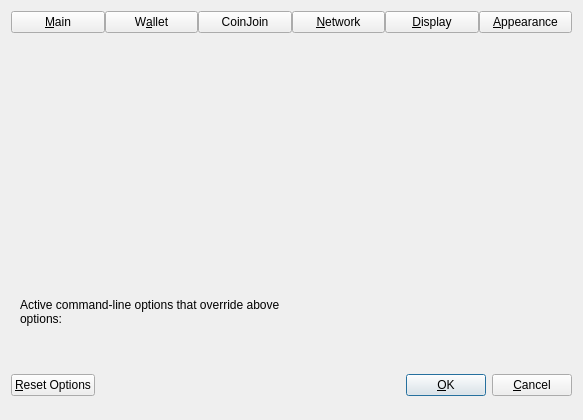
<?xml version="1.0" encoding="UTF-8"?>
<ui version="4.0">
 <class>OptionsDialog</class>
 <widget class="QDialog" name="OptionsDialog">
  <property name="geometry">
   <rect>
    <x>0</x>
    <y>0</y>
    <width>583</width>
    <height>420</height>
   </rect>
  </property>
  <property name="sizePolicy">
   <sizepolicy hsizetype="Fixed" vsizetype="Fixed">
    <horstretch>0</horstretch>
    <verstretch>0</verstretch>
   </sizepolicy>
  </property>
  <property name="windowTitle">
   <string>Options</string>
  </property>
  <property name="modal">
   <bool>true</bool>
  </property>
  <layout class="QVBoxLayout" name="verticalLayout">
   <item>
    <layout class="QHBoxLayout" name="horizontalLayout_Buttons_2">
     <property name="spacing">
      <number>0</number>
     </property>
     <property name="topMargin">
      <number>0</number>
     </property>
     <item>
      <widget class="QPushButton" name="btnMain">
       <property name="text">
        <string>&amp;Main</string>
       </property>
       <property name="checkable">
        <bool>true</bool>
       </property>
      </widget>
     </item>
     <item>
      <widget class="QPushButton" name="btnWallet">
       <property name="text">
        <string>W&amp;allet</string>
       </property>
       <property name="checkable">
        <bool>true</bool>
       </property>
      </widget>
     </item>
     <item>
      <widget class="QPushButton" name="btnCoinJoin">
       <property name="text">
        <string notr="true">CoinJoin</string>
       </property>
       <property name="checkable">
        <bool>true</bool>
       </property>
      </widget>
     </item>
     <item>
      <widget class="QPushButton" name="btnNetwork">
       <property name="text">
        <string>&amp;Network</string>
       </property>
       <property name="checkable">
        <bool>true</bool>
       </property>
      </widget>
     </item>
     <item>
      <widget class="QPushButton" name="btnDisplay">
       <property name="text">
        <string>&amp;Display</string>
       </property>
       <property name="checkable">
        <bool>true</bool>
       </property>
      </widget>
     </item>
     <item>
      <widget class="QPushButton" name="btnAppearance">
       <property name="text">
        <string>&amp;Appearance</string>
       </property>
       <property name="checkable">
        <bool>true</bool>
       </property>
      </widget>
     </item>
    </layout>
   </item>
   <item>
    <widget class="QStackedWidget" name="stackedWidgetOptions">
     <property name="minimumSize">
      <size>
       <width>0</width>
       <height>0</height>
      </size>
     </property>
     <property name="currentIndex">
      <number>5</number>
     </property>
     <widget class="QWidget" name="pageMain">
      <layout class="QVBoxLayout" name="verticalLayout_Main">
       <item>
        <widget class="QCheckBox" name="bitcoinAtStartup">
         <property name="toolTip">
          <string>Automatically start %1 after logging in to the system.</string>
         </property>
         <property name="text">
          <string>&amp;Start %1 on system login</string>
         </property>
        </widget>
       </item>
       <item>
        <spacer name="horizontalSpacer_0_Main">
         <property name="orientation">
          <enum>Qt::Horizontal</enum>
         </property>
         <property name="sizeHint" stdset="0">
          <size>
           <width>40</width>
           <height>5</height>
          </size>
         </property>
        </spacer>
       </item>
       <item>
       <layout class="QHBoxLayout" name="horizontalLayout_Main_Prune">
        <item>
         <widget class="QCheckBox" name="prune">
          <property name="toolTip">
           <string>Disables some advanced features but all blocks will still be fully validated. Reverting this setting requires re-downloading the entire blockchain. Actual disk usage may be somewhat higher.</string>
          </property>
          <property name="text">
           <string>Prune &amp;block storage to</string>
          </property>
         </widget>
        </item>
        <item>
         <widget class="QSpinBox" name="pruneSize"/>
        </item>
         <item>
          <widget class="QLabel" name="pruneSizeUnitLabel">
           <property name="text">
            <string>GB</string>
           </property>
           <property name="textFormat">
            <enum>Qt::PlainText</enum>
           </property>
          </widget>
         </item>
         <item>
          <spacer name="horizontalSpacer_Main_Prune">
           <property name="orientation">
            <enum>Qt::Horizontal</enum>
           </property>
           <property name="sizeHint" stdset="0">
            <size>
             <width>40</width>
             <height>20</height>
            </size>
           </property>
          </spacer>
         </item>
        </layout>
       </item>
       <item>
        <widget class="QLabel" name="pruneWarning">
         <property name="text">
          <string>Reverting this setting requires re-downloading the entire blockchain.</string>
         </property>
         <property name="textFormat">
          <enum>Qt::PlainText</enum>
         </property>
        </widget>
       </item>
       <item>
        <widget class="QCheckBox" name="hideTrayIcon">
         <property name="toolTip">
          <string>Hide the icon from the system tray.</string>
         </property>
         <property name="text">
          <string>&amp;Hide tray icon</string>
         </property>
        </widget>
       </item>
       <item>
        <widget class="QCheckBox" name="minimizeToTray">
         <property name="toolTip">
          <string>Show only a tray icon after minimizing the window.</string>
         </property>
         <property name="text">
          <string>&amp;Minimize to the tray instead of the taskbar</string>
         </property>
        </widget>
       </item>
       <item>
        <widget class="QCheckBox" name="minimizeOnClose">
         <property name="toolTip">
          <string>Minimize instead of exit the application when the window is closed. When this option is enabled, the application will be closed only after selecting Exit in the menu.</string>
         </property>
         <property name="text">
          <string>M&amp;inimize on close</string>
         </property>
        </widget>
       </item>
       <item>
        <layout class="QHBoxLayout" name="horizontalLayout_2_Main">
         <item>
          <widget class="QLabel" name="databaseCacheLabel">
           <property name="text">
            <string>Size of &amp;database cache</string>
           </property>
           <property name="textFormat">
            <enum>Qt::PlainText</enum>
           </property>
           <property name="buddy">
            <cstring>databaseCache</cstring>
           </property>
          </widget>
         </item>
         <item>
          <widget class="QSpinBox" name="databaseCache"/>
         </item>
         <item>
          <widget class="QLabel" name="databaseCacheUnitLabel">
           <property name="text">
            <string>MiB</string>
           </property>
           <property name="textFormat">
            <enum>Qt::PlainText</enum>
           </property>
          </widget>
         </item>
         <item>
          <spacer name="horizontalSpacer_2_Main">
           <property name="orientation">
            <enum>Qt::Horizontal</enum>
           </property>
           <property name="sizeHint" stdset="0">
            <size>
             <width>40</width>
             <height>20</height>
            </size>
           </property>
          </spacer>
         </item>
        </layout>
       </item>
       <item>
        <layout class="QHBoxLayout" name="horizontalLayout_Main_VerifyLabel">
         <item>
          <widget class="QLabel" name="threadsScriptVerifLabel">
           <property name="text">
            <string>Number of script &amp;verification threads</string>
           </property>
           <property name="textFormat">
            <enum>Qt::PlainText</enum>
           </property>
           <property name="buddy">
            <cstring>threadsScriptVerif</cstring>
           </property>
          </widget>
         </item>
         <item>
          <widget class="QSpinBox" name="threadsScriptVerif">
           <property name="toolTip">
            <string>(0 = auto, &lt;0 = leave that many cores free)</string>
           </property>
          </widget>
         </item>
         <item>
          <spacer name="horizontalSpacer_Main_Threads">
           <property name="orientation">
            <enum>Qt::Horizontal</enum>
           </property>
           <property name="sizeHint" stdset="0">
            <size>
             <width>40</width>
             <height>20</height>
            </size>
           </property>
          </spacer>
         </item>
        </layout>
       </item>
       <item>
        <spacer name="verticalSpacer_Main">
         <property name="orientation">
          <enum>Qt::Vertical</enum>
         </property>
         <property name="sizeHint" stdset="0">
          <size>
           <width>20</width>
           <height>40</height>
          </size>
         </property>
        </spacer>
       </item>
      </layout>
     </widget>
     <widget class="QWidget" name="pageWallet">
      <layout class="QVBoxLayout" name="verticalLayout_Wallet">
       <item>
         <layout class="QVBoxLayout" name="verticalLayout_2">
          <item>
           <widget class="QCheckBox" name="coinControlFeatures">
            <property name="toolTip">
             <string>Whether to show coin control features or not.</string>
            </property>
            <property name="text">
             <string>Enable coin &amp;control features</string>
            </property>
           </widget>
          </item>
          <item>
           <widget class="QCheckBox" name="showMasternodesTab">
            <property name="toolTip">
             <string>Show additional tab listing all your masternodes in first sub-tab&lt;br/&gt;and all masternodes on the network in second sub-tab.</string>
            </property>
            <property name="text">
             <string>Show Masternodes Tab</string>
            </property>
           </widget>
          </item>
          <item>
           <widget class="QCheckBox" name="showGovernanceTab">
            <property name="toolTip">
             <string>Show additional tab listing governance proposals.</string>
            </property>
            <property name="text">
             <string>Show Governance Tab</string>
            </property>
           </widget>
          </item>
          <item>
           <widget class="QCheckBox" name="spendZeroConfChange">
            <property name="toolTip">
             <string>If you disable the spending of unconfirmed change, the change from a transaction&lt;br/&gt;cannot be used until that transaction has at least one confirmation.&lt;br/&gt;This also affects how your balance is computed.</string>
            </property>
            <property name="text">
             <string>&amp;Spend unconfirmed change</string>
            </property>
           </widget>
          </item>
          <item>
           <widget class="QCheckBox" name="coinJoinEnabled">
            <property name="toolTip">
             <string>Show mixing interface on Overview screen and reveal an additional screen which allows to spend fully mixed coins only.&lt;br/&gt;A new tab with more settings will also appear in this dialog, please make sure to check them before mixing your coins.</string>
            </property>
            <property name="text">
             <string notr="true">Enable CoinJoin features</string>
            </property>
           </widget>
          </item>
         </layout>
       </item>
       <item>
        <spacer name="verticalSpacer_Wallet">
         <property name="orientation">
          <enum>Qt::Vertical</enum>
         </property>
         <property name="sizeHint" stdset="0">
          <size>
           <width>20</width>
           <height>40</height>
          </size>
         </property>
        </spacer>
       </item>
      </layout>
     </widget>
     <widget class="QWidget" name="pageCoinJoin">
      <layout class="QVBoxLayout" name="verticalLayout_4">
       <item>
        <widget class="QCheckBox" name="showAdvancedCJUI">
         <property name="toolTip">
          <string>Show additional information and buttons on overview screen.</string>
         </property>
         <property name="text">
          <string>Enable advanced interface</string>
         </property>
        </widget>
       </item>
       <item>
        <widget class="QCheckBox" name="showCoinJoinPopups">
         <property name="toolTip">
          <string>Show system popups for mixing transactions&lt;br/&gt;just like for all other transaction types.</string>
         </property>
         <property name="text">
          <string>Show popups for mixing transactions</string>
         </property>
        </widget>
       </item>
       <item>
        <widget class="QCheckBox" name="lowKeysWarning">
         <property name="toolTip">
          <string>Show warning dialog when the wallet has very low number of keys left.</string>
         </property>
         <property name="text">
          <string>Warn if the wallet is running out of keys</string>
         </property>
        </widget>
       </item>
       <item>
        <widget class="QCheckBox" name="coinJoinMultiSession">
         <property name="toolTip">
          <string>Whether to use experimental mode with multiple mixing sessions per block.&lt;br/&gt;Note: You must use this feature carefully.&lt;br/&gt;Make sure you always have recent wallet (auto)backup in a safe place!</string>
         </property>
         <property name="text">
          <string>Enable &amp;multi-session</string>
         </property>
        </widget>
       </item>
       <item>
        <layout class="QHBoxLayout" name="horizontalLayout_4_Wallet">
         <item>
          <widget class="QLabel" name="lblCoinJoinRoundsText">
           <property name="toolTip">
            <string>This setting determines the amount of individual masternodes that an input will be mixed through.&lt;br/&gt;More rounds of mixing gives a higher degree of privacy, but also costs more in fees.</string>
           </property>
           <property name="text">
            <string>Mixing rounds</string>
           </property>
          </widget>
         </item>
         <item>
          <widget class="QSpinBox" name="coinJoinRounds">
           <property name="minimum">
            <number>2</number>
           </property>
           <property name="maximum">
            <number>16</number>
           </property>
           <property name="value">
            <number>4</number>
           </property>
          </widget>
         </item>
        </layout>
       </item>
       <item>
        <layout class="QHBoxLayout" name="horizontalLayout">
         <item>
          <widget class="QLabel" name="lblCoinJoinAmountText">
           <property name="toolTip">
            <string>This amount acts as a threshold to turn off mixing once it's reached.</string>
           </property>
           <property name="statusTip">
            <string notr="true"/>
           </property>
           <property name="whatsThis">
            <string notr="true"/>
           </property>
           <property name="accessibleName">
            <string notr="true"/>
           </property>
           <property name="accessibleDescription">
            <string notr="true"/>
           </property>
           <property name="text">
            <string>Target balance</string>
           </property>
          </widget>
         </item>
         <item>
          <widget class="QSpinBox" name="coinJoinAmount">
           <property name="minimum">
            <number>2</number>
           </property>
           <property name="maximum">
            <number>2000</number>
           </property>
           <property name="singleStep">
            <number>10</number>
           </property>
           <property name="value">
            <number>1000</number>
           </property>
          </widget>
         </item>
        </layout>
       </item>
       <item>
        <spacer name="verticalSpacerPS">
         <property name="orientation">
          <enum>Qt::Vertical</enum>
         </property>
         <property name="sizeHint" stdset="0">
          <size>
           <width>20</width>
           <height>40</height>
          </size>
         </property>
        </spacer>
       </item>
      </layout>
     </widget>
     <widget class="QWidget" name="pageNetwork">
      <layout class="QVBoxLayout" name="verticalLayout_Network">
       <item>
        <widget class="QCheckBox" name="mapPortUpnp">
         <property name="toolTip">
          <string>Automatically open the PirateCash Core client port on the router. This only works when your router supports UPnP and it is enabled.</string>
         </property>
         <property name="text">
          <string>Map port using &amp;UPnP</string>
         </property>
        </widget>
       </item>
       <item>
        <widget class="QCheckBox" name="mapPortNatpmp">
         <property name="toolTip">
          <string>Automatically open the Bitcoin client port on the router. This only works when your router supports NAT-PMP and it is enabled. The external port could be random.</string>
         </property>
         <property name="text">
          <string>Map port using NA&amp;T-PMP</string>
         </property>
        </widget>
       </item>
       <item>
        <widget class="QCheckBox" name="allowIncoming">
         <property name="toolTip">
          <string>Accept connections from outside.</string>
         </property>
         <property name="text">
          <string>Allow incomin&amp;g connections</string>
         </property>
        </widget>
       </item>
       <item>
        <widget class="QCheckBox" name="connectSocks">
         <property name="toolTip">
          <string>Connect to the PirateCash network through a SOCKS5 proxy.</string>
         </property>
         <property name="text">
          <string>&amp;Connect through SOCKS5 proxy (default proxy):</string>
         </property>
        </widget>
       </item>
       <item>
        <layout class="QHBoxLayout" name="horizontalLayout_1_Network">
         <item>
          <widget class="QLabel" name="proxyIpLabel">
           <property name="text">
            <string>Proxy &amp;IP:</string>
           </property>
           <property name="textFormat">
            <enum>Qt::PlainText</enum>
           </property>
           <property name="buddy">
            <cstring>proxyIp</cstring>
           </property>
          </widget>
         </item>
         <item>
          <widget class="QValidatedLineEdit" name="proxyIp">
           <property name="minimumSize">
            <size>
             <width>140</width>
             <height>0</height>
            </size>
           </property>
           <property name="maximumSize">
            <size>
             <width>140</width>
             <height>16777215</height>
            </size>
           </property>
           <property name="toolTip">
            <string>IP address of the proxy (e.g. IPv4: 127.0.0.1 / IPv6: ::1)</string>
           </property>
          </widget>
         </item>
         <item>
          <widget class="QLabel" name="proxyPortLabel">
           <property name="text">
            <string>&amp;Port:</string>
           </property>
           <property name="textFormat">
            <enum>Qt::PlainText</enum>
           </property>
           <property name="buddy">
            <cstring>proxyPort</cstring>
           </property>
          </widget>
         </item>
         <item>
          <widget class="QLineEdit" name="proxyPort">
           <property name="minimumSize">
            <size>
             <width>60</width>
             <height>0</height>
            </size>
           </property>
           <property name="maximumSize">
            <size>
             <width>60</width>
             <height>16777215</height>
            </size>
           </property>
           <property name="toolTip">
            <string>Port of the proxy (e.g. 9050)</string>
           </property>
          </widget>
         </item>
         <item>
          <spacer name="horizontalSpacer_1_Network">
           <property name="orientation">
            <enum>Qt::Horizontal</enum>
           </property>
           <property name="sizeHint" stdset="0">
            <size>
             <width>40</width>
             <height>20</height>
            </size>
           </property>
          </spacer>
         </item>
        </layout>
       </item>
       <item>
        <layout class="QHBoxLayout" name="horizontalLayout_2_Network">
         <item>
          <widget class="QLabel" name="proxyActiveNets">
           <property name="text">
            <string>Used for reaching peers via:</string>
           </property>
           <property name="textFormat">
            <enum>Qt::PlainText</enum>
           </property>
          </widget>
         </item>
         <item>
          <widget class="QCheckBox" name="proxyReachIPv4">
           <property name="enabled">
            <bool>false</bool>
           </property>
           <property name="toolTip">
            <string>Shows if the supplied default SOCKS5 proxy is used to reach peers via this network type.</string>
           </property>
           <property name="text">
            <string>IPv4</string>
           </property>
          </widget>
         </item>
         <item>
          <widget class="QCheckBox" name="proxyReachIPv6">
           <property name="enabled">
            <bool>false</bool>
           </property>
           <property name="toolTip">
            <string>Shows if the supplied default SOCKS5 proxy is used to reach peers via this network type.</string>
           </property>
           <property name="text">
            <string>IPv6</string>
           </property>
          </widget>
         </item>
         <item>
          <widget class="QCheckBox" name="proxyReachTor">
           <property name="enabled">
            <bool>false</bool>
           </property>
           <property name="toolTip">
            <string>Shows if the supplied default SOCKS5 proxy is used to reach peers via this network type.</string>
           </property>
           <property name="text">
            <string>Tor</string>
           </property>
          </widget>
         </item>
         <item>
          <spacer name="horizontalSpacer_2_Network">
           <property name="orientation">
            <enum>Qt::Horizontal</enum>
           </property>
           <property name="sizeHint" stdset="0">
            <size>
             <width>40</width>
             <height>20</height>
            </size>
           </property>
          </spacer>
         </item>
        </layout>
       </item>
       <item>
        <widget class="QCheckBox" name="connectSocksTor">
         <property name="toolTip">
          <string>Connect to the PirateCash network through a separate SOCKS5 proxy for Tor hidden services.</string>
         </property>
         <property name="text">
          <string>Use separate SOCKS&amp;5 proxy to reach peers via Tor hidden services:</string>
         </property>
        </widget>
       </item>
       <item>
        <layout class="QHBoxLayout" name="horizontalLayout_3_Network">
         <item>
          <widget class="QLabel" name="proxyIpTorLabel">
           <property name="text">
            <string>Proxy &amp;IP:</string>
           </property>
           <property name="textFormat">
            <enum>Qt::PlainText</enum>
           </property>
           <property name="buddy">
            <cstring>proxyIpTor</cstring>
           </property>
          </widget>
         </item>
         <item>
          <widget class="QValidatedLineEdit" name="proxyIpTor">
           <property name="minimumSize">
            <size>
             <width>140</width>
             <height>0</height>
            </size>
           </property>
           <property name="maximumSize">
            <size>
             <width>140</width>
             <height>16777215</height>
            </size>
           </property>
           <property name="toolTip">
            <string>IP address of the proxy (e.g. IPv4: 127.0.0.1 / IPv6: ::1)</string>
           </property>
          </widget>
         </item>
         <item>
          <widget class="QLabel" name="proxyPortTorLabel">
           <property name="text">
            <string>&amp;Port:</string>
           </property>
           <property name="textFormat">
            <enum>Qt::PlainText</enum>
           </property>
           <property name="buddy">
            <cstring>proxyPortTor</cstring>
           </property>
          </widget>
         </item>
         <item>
          <widget class="QLineEdit" name="proxyPortTor">
           <property name="minimumSize">
            <size>
             <width>60</width>
             <height>0</height>
            </size>
           </property>
           <property name="maximumSize">
            <size>
             <width>60</width>
             <height>16777215</height>
            </size>
           </property>
           <property name="toolTip">
            <string>Port of the proxy (e.g. 9050)</string>
           </property>
          </widget>
         </item>
         <item>
          <spacer name="horizontalSpacer_4_Network">
           <property name="orientation">
            <enum>Qt::Horizontal</enum>
           </property>
           <property name="sizeHint" stdset="0">
            <size>
             <width>40</width>
             <height>20</height>
            </size>
           </property>
          </spacer>
         </item>
        </layout>
       </item>
       <item>
        <spacer name="verticalSpacer_Network">
         <property name="orientation">
          <enum>Qt::Vertical</enum>
         </property>
         <property name="sizeHint" stdset="0">
          <size>
           <width>20</width>
           <height>40</height>
          </size>
         </property>
        </spacer>
       </item>
      </layout>
     </widget>
     <widget class="QWidget" name="pageDisplay">
      <layout class="QVBoxLayout" name="verticalLayout_Display">
       <item>
        <layout class="QHBoxLayout" name="horizontalLayout_1_Display">
         <item>
          <widget class="QLabel" name="langLabel">
           <property name="text">
            <string>User Interface &amp;language:</string>
           </property>
           <property name="textFormat">
            <enum>Qt::PlainText</enum>
           </property>
           <property name="buddy">
            <cstring>lang</cstring>
           </property>
          </widget>
         </item>
         <item>
          <widget class="QValueComboBox" name="lang">
           <property name="toolTip">
            <string>The user interface language can be set here. This setting will take effect after restarting %1.</string>
           </property>
          </widget>
         </item>
        </layout>
       </item>
       <item>
        <widget class="QLabel" name="label_3">
         <property name="toolTip">
          <string notr="true"/>
         </property>
         <property name="statusTip">
          <string notr="true"/>
         </property>
         <property name="whatsThis">
          <string notr="true"/>
         </property>
         <property name="accessibleName">
          <string notr="true"/>
         </property>
         <property name="text">
          <string>Language missing or translation incomplete? Help contributing translations here:
https://www.transifex.com/projects/p/piratecash/</string>
         </property>
         <property name="wordWrap">
          <bool>true</bool>
         </property>
         <property name="openExternalLinks">
          <bool>true</bool>
         </property>
         <property name="textInteractionFlags">
          <set>Qt::TextBrowserInteraction</set>
         </property>
        </widget>
       </item>
       <item>
        <widget class="Line" name="line">
         <property name="orientation">
          <enum>Qt::Horizontal</enum>
         </property>
        </widget>
       </item>
       <item>
        <layout class="QHBoxLayout" name="horizontalLayout_2_Display">
         <item>
          <widget class="QLabel" name="unitLabel">
           <property name="text">
            <string>&amp;Unit to show amounts in:</string>
           </property>
           <property name="textFormat">
            <enum>Qt::PlainText</enum>
           </property>
           <property name="buddy">
            <cstring>unit</cstring>
           </property>
          </widget>
         </item>
         <item>
          <widget class="QValueComboBox" name="unit">
           <property name="toolTip">
            <string>Choose the default subdivision unit to show in the interface and when sending coins.</string>
           </property>
          </widget>
         </item>
        </layout>
       </item>
       <item>
        <layout class="QHBoxLayout" name="horizontalLayout_5_Display">
         <item>
          <widget class="QLabel" name="digitsLabel">
           <property name="text">
            <string>Decimal digits</string>
           </property>
          </widget>
         </item>
         <item>
          <widget class="QValueComboBox" name="digits"/>
         </item>
        </layout>
       </item>
       <item>
        <layout class="QHBoxLayout" name="horizontalLayout_3_Display">
         <item>
          <widget class="QLabel" name="thirdPartyTxUrlsLabel">
           <property name="toolTip">
            <string>Third party URLs (e.g. a block explorer) that appear in the transactions tab as context menu items.&lt;br/&gt;%s in the URL is replaced by transaction hash. Multiple URLs are separated by vertical bar |.</string>
           </property>
           <property name="text">
            <string>&amp;Third party transaction URLs</string>
           </property>
           <property name="buddy">
            <cstring>thirdPartyTxUrls</cstring>
           </property>
          </widget>
         </item>
         <item>
          <widget class="QLineEdit" name="thirdPartyTxUrls">
           <property name="toolTip">
            <string>Third party URLs (e.g. a block explorer) that appear in the transactions tab as context menu items.&lt;br/&gt;%s in the URL is replaced by transaction hash. Multiple URLs are separated by vertical bar |.</string>
           </property>
          </widget>
         </item>
        </layout>
       </item>
       <item>
        <spacer name="verticalSpacer">
         <property name="orientation">
          <enum>Qt::Vertical</enum>
         </property>
         <property name="sizeHint" stdset="0">
          <size>
           <width>20</width>
           <height>40</height>
          </size>
         </property>
        </spacer>
       </item>
      </layout>
     </widget>
     <widget class="QWidget" name="pageAppearance">
      <layout class="QVBoxLayout" name="verticalLayout_3">
       <item>
        <widget class="QWidget" name="widgetAppearance" native="true"/>
       </item>
       <item>
        <spacer name="verticalSpacer_2">
         <property name="orientation">
          <enum>Qt::Vertical</enum>
         </property>
         <property name="sizeHint" stdset="0">
          <size>
           <width>20</width>
           <height>40</height>
          </size>
         </property>
        </spacer>
       </item>
      </layout>
     </widget>
    </widget>
   </item>
   <item>
    <widget class="QFrame" name="frame">
     <layout class="QVBoxLayout" name="verticalLayout_Bottom">
      <item>
       <layout class="QHBoxLayout" name="horizontalLayout_Bottom">
        <item>
         <widget class="QLabel" name="overriddenByCommandLineInfoLabel">
          <property name="text">
           <string>Active command-line options that override above options:</string>
          </property>
          <property name="textFormat">
           <enum>Qt::PlainText</enum>
          </property>
          <property name="wordWrap">
           <bool>true</bool>
          </property>
         </widget>
        </item>
        <item>
         <spacer name="horizontalSpacer_Bottom">
          <property name="orientation">
           <enum>Qt::Horizontal</enum>
          </property>
          <property name="sizeHint" stdset="0">
           <size>
            <width>40</width>
            <height>20</height>
           </size>
          </property>
         </spacer>
        </item>
       </layout>
      </item>
      <item>
       <widget class="QLabel" name="overriddenByCommandLineLabel">
        <property name="text">
         <string/>
        </property>
        <property name="textFormat">
         <enum>Qt::PlainText</enum>
        </property>
        <property name="wordWrap">
         <bool>true</bool>
        </property>
       </widget>
      </item>
     </layout>
    </widget>
   </item>
   <item>
    <layout class="QHBoxLayout" name="horizontalLayout_Buttons">
     <item>
      <widget class="QPushButton" name="resetButton">
       <property name="toolTip">
        <string>Reset all client options to default.</string>
       </property>
       <property name="text">
        <string>&amp;Reset Options</string>
       </property>
       <property name="autoDefault">
        <bool>false</bool>
       </property>
      </widget>
     </item>
     <item>
      <spacer name="horizontalSpacer_1">
       <property name="orientation">
        <enum>Qt::Horizontal</enum>
       </property>
       <property name="sizeHint" stdset="0">
        <size>
         <width>40</width>
         <height>48</height>
        </size>
       </property>
      </spacer>
     </item>
     <item>
      <widget class="QLabel" name="statusLabel">
       <property name="minimumSize">
        <size>
         <width>200</width>
         <height>0</height>
        </size>
       </property>
       <property name="text">
        <string/>
       </property>
       <property name="textFormat">
        <enum>Qt::PlainText</enum>
       </property>
       <property name="wordWrap">
        <bool>true</bool>
       </property>
      </widget>
     </item>
     <item>
      <spacer name="horizontalSpacer_2">
       <property name="orientation">
        <enum>Qt::Horizontal</enum>
       </property>
       <property name="sizeHint" stdset="0">
        <size>
         <width>40</width>
         <height>48</height>
        </size>
       </property>
      </spacer>
     </item>
     <item>
      <widget class="QPushButton" name="okButton">
       <property name="text">
        <string>&amp;OK</string>
       </property>
       <property name="autoDefault">
        <bool>false</bool>
       </property>
       <property name="default">
        <bool>true</bool>
       </property>
      </widget>
     </item>
     <item>
      <widget class="QPushButton" name="cancelButton">
       <property name="text">
        <string>&amp;Cancel</string>
       </property>
       <property name="autoDefault">
        <bool>false</bool>
       </property>
      </widget>
     </item>
    </layout>
   </item>
  </layout>
 </widget>
 <customwidgets>
  <customwidget>
   <class>QValidatedLineEdit</class>
   <extends>QLineEdit</extends>
   <header>qt/qvalidatedlineedit.h</header>
  </customwidget>
  <customwidget>
   <class>QValueComboBox</class>
   <extends>QComboBox</extends>
   <header>qt/qvaluecombobox.h</header>
  </customwidget>
 </customwidgets>
 <resources/>
 <connections/>
</ui>
